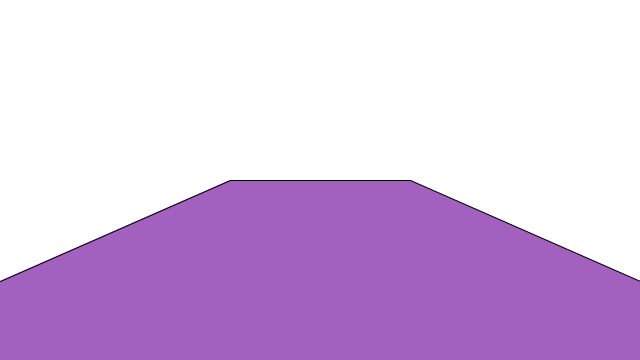
Frame 1 (no input)
Frame 60 (the mouse pressed at the canvas centre just before this capture): identical to frame 1, image omitted
Frame 120 (the mouse held since frame 60 and released just before this capture): identical to frame 1, image omitted

The Processing sketch that drew this single still picture (run headless with seeded random() and noise(); from frame 60 on, the mouse is pressed at the canvas centre):

// Processing sketch: landscape
// ── landscape.pde
void setup() {
  size(640,360);
}

int pitch = 0;
float yaw = 0;
float landscape_y = 0;
float landscape_t = 0;

void draw(){
  background(255);
  landscape(landscape_y, 90, 500, 180, landscape_t);
  landscape_y = landscape_y - pitch;
  landscape_t = landscape_t + yaw*PI/1200;
}

void landscape(float y, float back, float front, float distance, float t) {
  fill (162,96,191);
  float xc = width/2;
  float yc = height/2;
  quad(xc+((-back)*cos(t)-y*sin(t)),yc+((-back)*sin(t)+y*cos(t)),xc+((-front)*cos(t)-distance*sin(t)),yc+((-front)*sin(t)+distance*cos(t)),xc+(front*cos(t)-distance*sin(t)),yc+(front*sin(t)+distance*cos(t)),xc+(back*cos(t)-y*sin(t)),yc+(back*sin(t)+y*cos(t)));
}

// 操作系
void keyPressed() {
  if (key == 'a') {
    yaw = yaw + 1;
  } else if (key == 'd') {
    yaw = yaw - 1;
  } else if (key == 'w') {
    pitch = pitch + 1;
  } else if (key == 's') {
    pitch = pitch - 1;
  }
}
